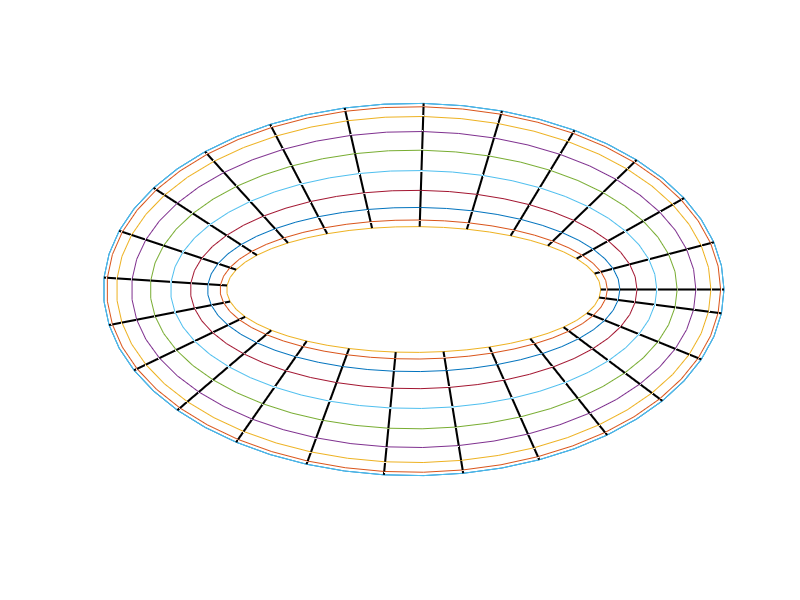

Recreate this plot in MATLAB.
function xyz=mkTorus(aL,bL,center_xyz,rad,steps,display_flg)

% function xyz=mkTorus(aL,bL,center_xyz,rad,steps,display_flg)
%
% generates (x,y,z) coordinates of a torus object
%
% [input]
% aL         : torus major radius along x-axis, [val]
% bL         : torus major radius along y-axis, [val]
% center_xyz : center position of the torus, [x,y,z]
% rad        : torus minor radius, [val]
% steps      : division steps along u and v angles, [num_u,num_v]
% display_flg: whether displaying the generated torus object.
%              if 1, the object will be displayed on MATLAB window
%
% [output]
% xyz        : xyz coords of the generated torus object
%              [num_steps(1),num_steps(2),3(xyz)]
%
%
% Created    : "2012-01-12 13:42:04 banh"
% Last Update: "2012-01-12 17:04:33 banh"

%% check input variables
if nargin<1 || isempty(aL), aL=4; end
if nargin<2 || isempty(bL), bL=2; end
if nargin<3 || isempty(center_xyz), center_xyz=[0,0,0]; end
if nargin<4 || isempty(rad), rad=1; end
if nargin<5 || isempty(steps), steps=[50,20]; end
if nargin<6 || isempty(display_flg), display_flg=1; end

%% generate torus coordinates

% division of the space
theta=linspace(0,2*pi,steps(1));
phi=linspace(0,2*pi,steps(2));

% bese ellipse
xe=center_xyz(1)+aL*cos(theta');
ye=center_xyz(2)+bL*sin(theta');
ze=center_xyz(3)+zeros(numel(theta),1);

% torus
xt=zeros(numel(theta),numel(phi));
yt=zeros(numel(theta),numel(phi));
zt=zeros(numel(theta),numel(phi));
for pp=1:1:numel(phi)
  xt(:,pp)=xe+rad*cos(phi(pp))*cos(theta');
  yt(:,pp)=ye+rad*cos(phi(pp))*sin(theta');
  zt(:,pp)=ze+rad*sin(phi(pp));
end
xyz(:,:,1)=xt;
xyz(:,:,2)=yt;
xyz(:,:,3)=zt;

%% display the generated torus objcect
if display_flg
  figure; hold on;
  set(gcf,'Color',[1,1,1]);
  plot3(xyz(:,:,1),xyz(:,:,2),xyz(:,:,3));
  for tt=1:2:numel(theta)
    plot3(xyz(tt,:,1),xyz(tt,:,2),xyz(tt,:,3),'k-','LineWidth',1.5);
  end
  axis equal;
  axis off;
  drawnow;
end


return
